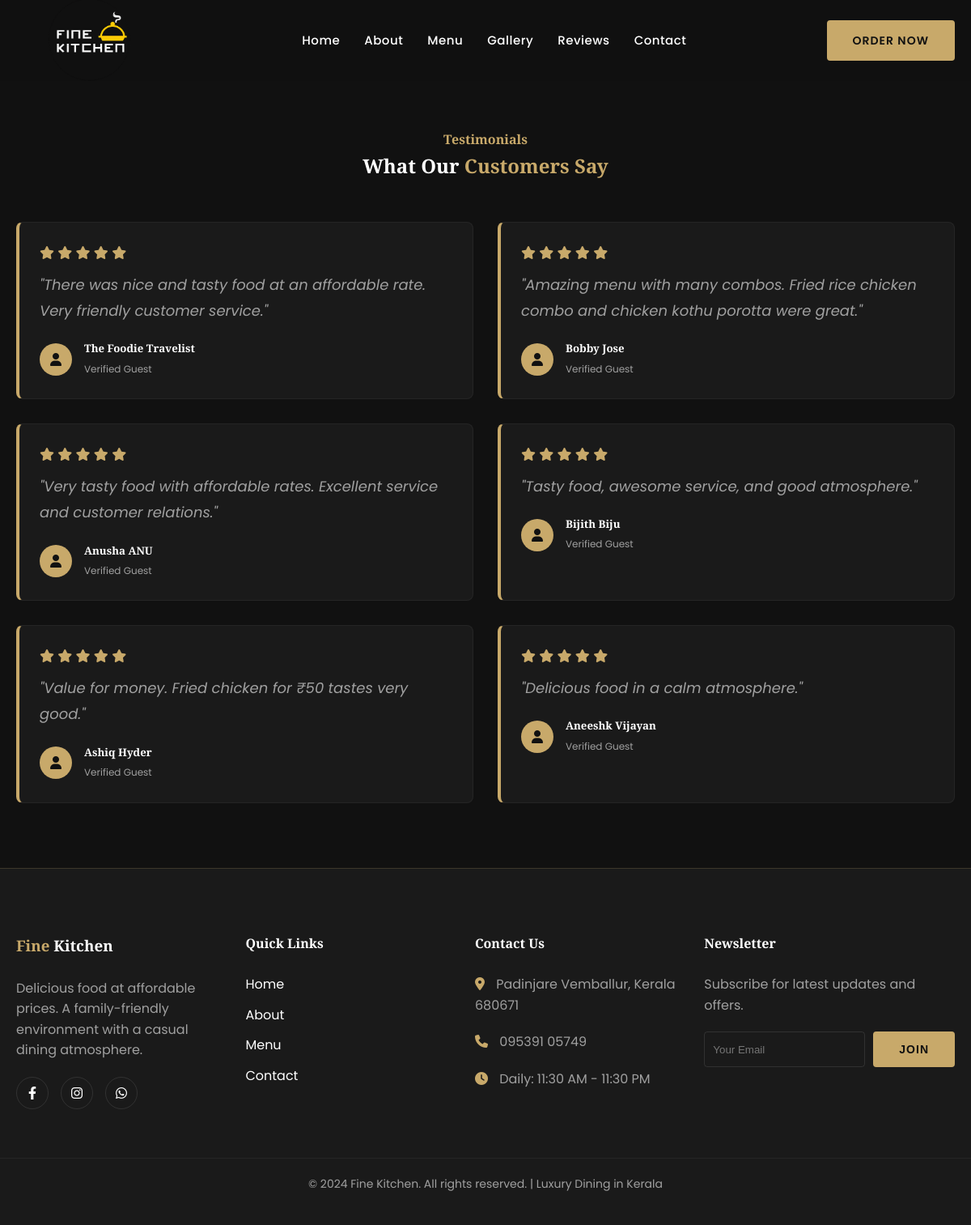
The app's page /reviews/ with its own data.
### cafe/models.py (models this page shows, shortened)
class Review(models.Model):
    name = models.CharField(max_length=100)
    rating = models.IntegerField(choices=[(i, i) for i in range(1, 6)])
    comment = models.TextField()
    date = models.DateField(auto_now_add=True)

### cafe/views.py (the view)
# urls.py: path('reviews/', views.reviews, name='reviews'),
def reviews(request):
    reviews_list = Review.objects.all().order_by('-date')
    return render(request, 'cafe/reviews.html', {'reviews': reviews_list})

### cafe/templates/cafe/reviews.html (shortened to what this page needs)
{% extends 'cafe/base.html' %}
{% load static %}
{% block content %}
<section class="section-padding" style="margin-top: 80px;">
    <div class="container">
        <div class="text-center" data-aos="fade-up" style="margin-bottom: 50px;">
            <h4 class="gold-text">Testimonials</h4>
            <h2 class="section-title">What Our <span class="gold-text">Customers Say</span></h2>
        </div>
        <div class="grid grid-2">
            {% if reviews %}
                {% for review in reviews %}
                <div class="card card-body" data-aos="fade-up" style="border-left: 4px solid var(--gold);">
                    <div class="stars gold-text" style="margin-bottom: 10px;">
                        {% for i in "12345"|make_list %}
                            {% if forloop.counter <= review.rating %}
                                <i class="fas fa-star"></i>
                            {% else %}
                                <i class="far fa-star"></i>
                            {% endif %}
                        {% endfor %}
                    </div>
                    <p style="font-style: italic; color: var(--gray); font-size: 18px; line-height: 1.8;">"{{ review.comment }}"</p>
                    <div style="display: flex; align-items: center; margin-top: 20px;">
                        <div style="width: 40px; height: 40px; background-color: var(--gold); border-radius: 50%; display: flex; align-items: center; justify-content: center; margin-right: 15px;">
                            <i class="fas fa-user" style="color: var(--primary-dark);"></i>
                        </div>
                        <div>
                            <h5 style="margin: 0;">{{ review.name }}</h5>
                            <span style="font-size: 12px; color: var(--gray);">Verified Guest</span>
                        </div>
                    </div>
                </div>
                {% endfor %}
            {% endif %}
        </div>
    </div>
</section>
{% endblock %}

### cafe/static/cafe/css/style.css (style rules this page uses)
:root { --primary-dark: #111111; --secondary-dark: #1a1a1a; --gold: #C8A96A; --gold-light: #d8c090; --white: #ffffff; --gray: #a0a0a0; --transition: all 0.4s cubic-bezier(0.165, 0.84, 0.44, 1); --container-width: 1200px; }
* { margin: 0; padding: 0; box-sizing: border-box; }
body { font-family: 'Poppins', sans-serif; background-color: var(--primary-dark); color: var(--white); line-height: 1.6; overflow-x: hidden; }
h1, h2, h3, h4, h5, h6 { font-family: 'Playfair Display', serif; font-weight: 700; }
.container { max-width: var(--container-width); margin: 0 auto; padding: 0 20px; }
.grid { display: grid; gap: 30px; }
.grid-2 { grid-template-columns: repeat(2, 1fr); }
.gold-text { color: var(--gold); }
.section-padding { padding: 80px 0; }
.text-center { text-align: center; }
.card { background-color: var(--secondary-dark); border-radius: 8px; overflow: hidden; transition: var(--transition); border: 1px solid rgba(255, 255, 255, 0.05); }
.card-body { padding: 25px; }

### records on screen
Review: rating 5 (drawn), comment "There was nice and tasty food at an affordable rate. Very friendly customer service.", name "The Foodie Travelist"
Review: rating 5 (drawn), comment "Amazing menu with many combos. Fried rice chicken combo and chicken kothu porotta were great.", name "Bobby Jose"
Review: rating 5 (drawn), comment "Very tasty food with affordable rates. Excellent service and customer relations.", name "Anusha ANU"
Review: rating 5 (drawn), comment "Tasty food, awesome service, and good atmosphere.", name "Bijith Biju"
Review: rating 5 (drawn), comment "Value for money. Fried chicken for ₹50 tastes very good.", name "Ashiq Hyder"
Review: rating 5 (drawn), comment "Delicious food in a calm atmosphere.", name "Aneeshk Vijayan"
